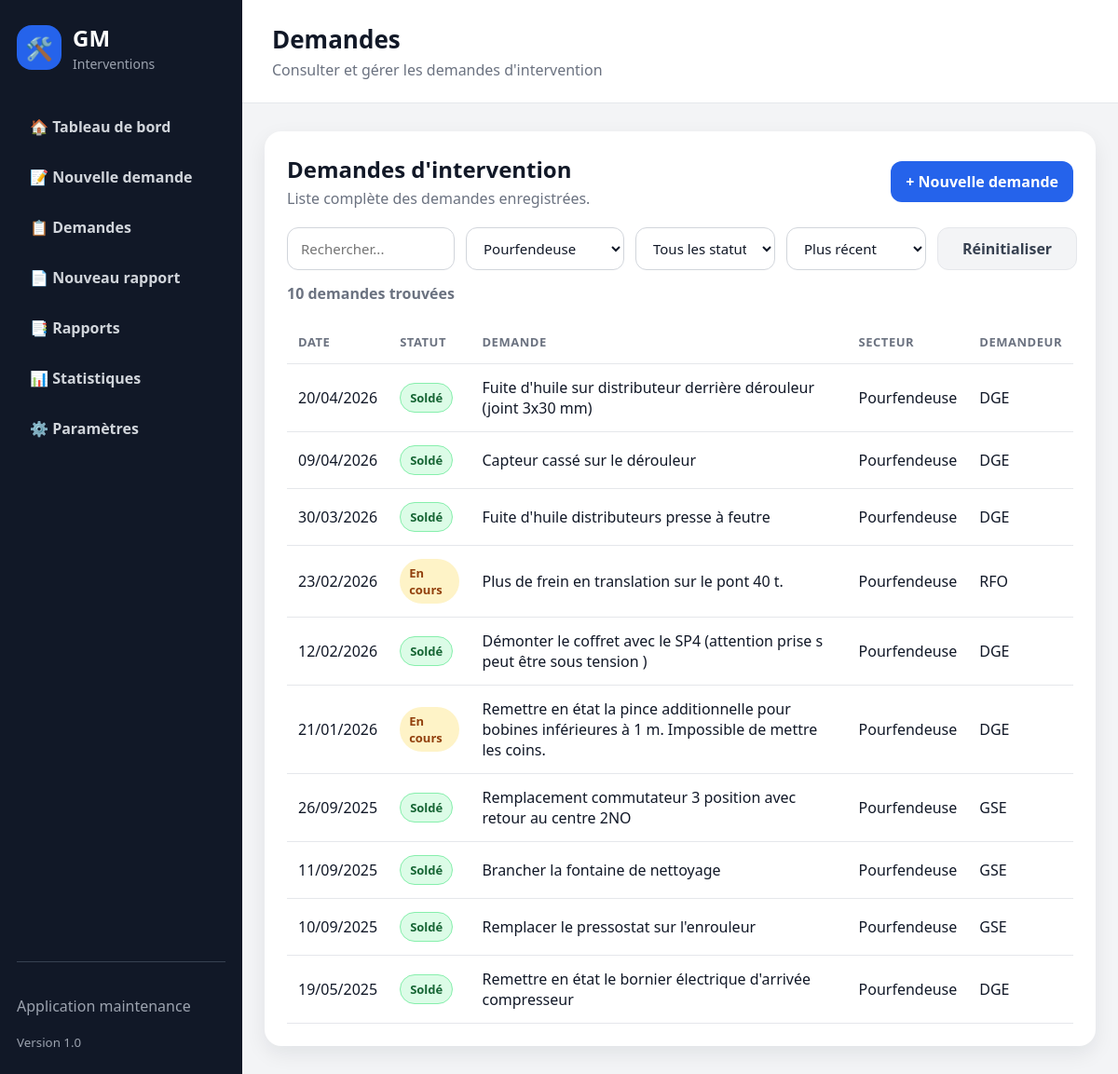
/demandes?secteur_id=2, run on an earlier commit of the app's database.
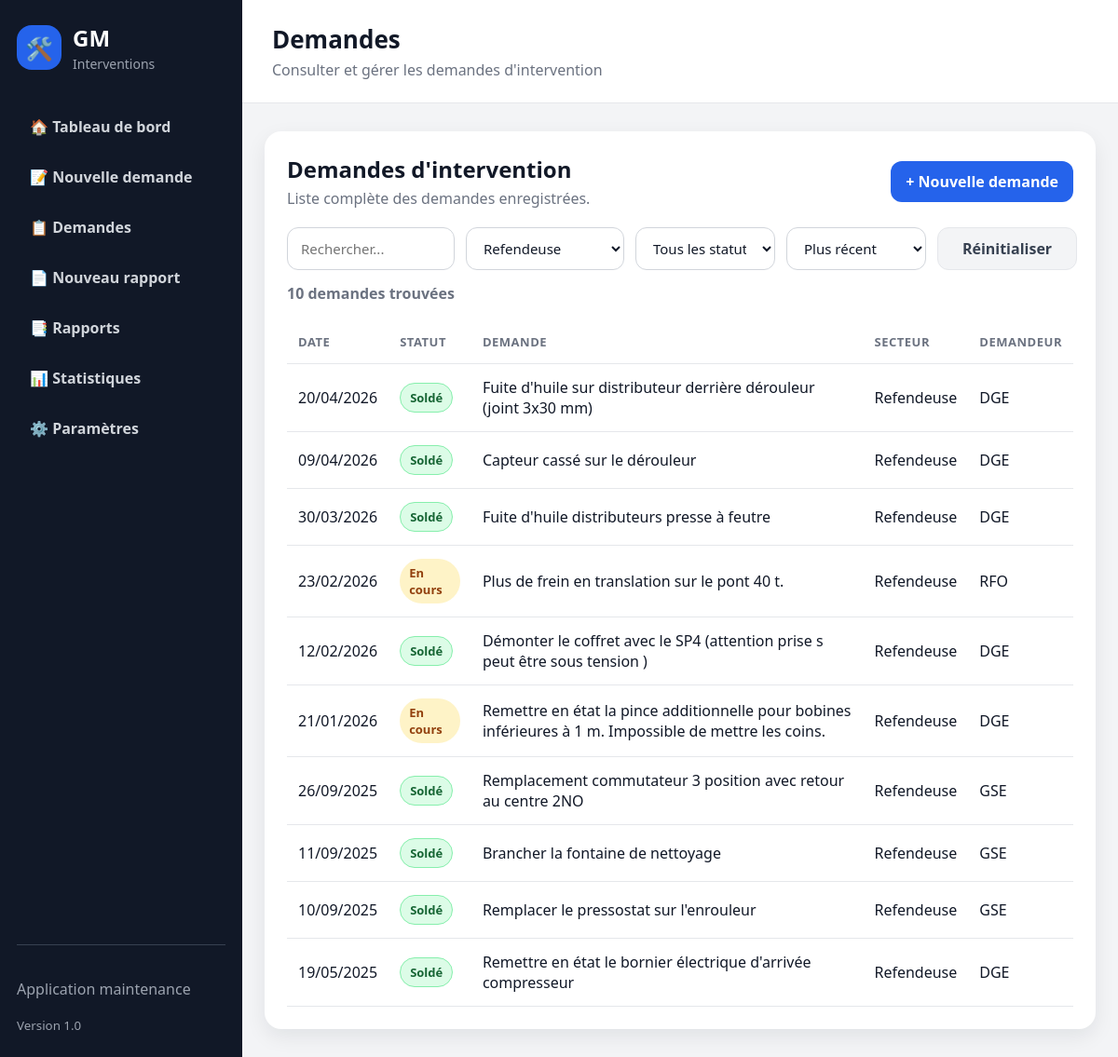
And on a later commit of the database.
### tables this page shows
CREATE TABLE demandes_intervention (
            id INTEGER PRIMARY KEY AUTOINCREMENT,
            secteur_id INTEGER,
            demandeur_id INTEGER,
            nature_travaux TEXT NOT NULL,
            description TEXT NOT NULL,
            statut TEXT NOT NULL DEFAULT 'En cours',
            date_creation TIMESTAMP DEFAULT CURRENT_TIMESTAMP,
            date_cloture TIMESTAMP, date_solde TIMESTAMP, solde_par TEXT, reference_piece TEXT, commentaire_solde TEXT,
            FOREIGN KEY (secteur_id) REFERENCES secteurs(id),
            FOREIGN KEY (demandeur_id) REFERENCES demandeurs(id)
        );

CREATE TABLE secteurs (
            id INTEGER PRIMARY KEY AUTOINCREMENT,
            nom TEXT NOT NULL UNIQUE
        , actif INTEGER
                NOT NULL DEFAULT 1);

CREATE TABLE demandeurs (
            id INTEGER PRIMARY KEY AUTOINCREMENT,
            nom TEXT NOT NULL,
            secteur_id INTEGER,
            telephone TEXT,
            email TEXT,
            FOREIGN KEY (secteur_id) REFERENCES secteurs(id)
        );

### routes/demandes.py (the view, shortened to what this page needs)
@demandes_bp.route("/demandes")
def liste_demandes():
    recherche = request.args.get("recherche", "").strip()
    secteur_id = request.args.get("secteur_id", "").strip()
    statut = request.args.get("statut", "").strip()
    tri = request.args.get("tri", "recent").strip()
    query = """
        SELECT
            demandes_intervention.*,
            demandeurs.nom AS demandeur_nom,
            secteurs.nom AS secteur_nom
        FROM demandes_intervention
        LEFT JOIN demandeurs
            ON demandes_intervention.demandeur_id = demandeurs.id
        LEFT JOIN secteurs
            ON demandes_intervention.secteur_id = secteurs.id
        WHERE 1 = 1
    """
    params = []
    if secteur_id:
        query += """
            AND demandes_intervention.secteur_id = ?
        """
        params.append(secteur_id)
    if statut:
        query += """
            AND demandes_intervention.statut = ?
        """
        params.append(statut)
    order_by_options = {
        "ancien": "demandes_intervention.date_creation ASC",
        "secteur": "secteurs.nom ASC",
        "statut": "demandes_intervention.statut ASC",
        "recent": "demandes_intervention.date_creation DESC",
    }
    order_by = order_by_options.get(
        tri,
        order_by_options["recent"]
    )
    query += f" ORDER BY {order_by}"
    with connexion_db() as conn:
        demandes = conn.execute(
            query,
            params
        ).fetchall()
        secteurs = get_all_secteurs(conn)
    return render_template(
        "demandes/liste.html",
        demandes=demandes,
        recherche=recherche,
        secteurs=secteurs,
        secteur_id=secteur_id,
        statut=statut,
        tri=tri
    )

### app.py (called while the page is built)
@app.template_filter("date_fr")
def date_fr(value):
    if not value:
        return ""
    if isinstance(value, datetime):
        return value.strftime("%d/%m/%Y")
    try:
        date_value = datetime.fromisoformat(str(value))
        return date_value.strftime("%d/%m/%Y")
    except (ValueError, TypeError):
        return str(value)

### database.py (called while the page is built)
def is_postgres():
    return bool(DATABASE_URL)

def get_db_connection():
    if is_postgres():
        return PostgresConnectionAdapter(DATABASE_URL)
    conn = sqlite3.connect(DB_PATH)
    conn.row_factory = sqlite3.Row
    conn.execute("PRAGMA foreign_keys = ON")
    return conn

### routes/demandes.py (called while the page is built)
def get_all_secteurs(conn):
    return conn.execute("""
        SELECT *
        FROM secteurs
        WHERE actif = TRUE
        ORDER BY nom
    """).fetchall()

### services/database_service.py (called while the page is built)
@contextmanager
def connexion_db():
    conn = get_db_connection()
    try:
        yield conn
    finally:
        conn.close()

### templates/demandes/liste.html (shortened to what this page needs)
{% extends "base.html" %}
{% block page_title %}
Demandes
{% endblock %}
{% block page_subtitle %}
Consulter et gérer les demandes d'intervention
{% endblock %}
{% block content %}
<section class="card">
    <div class="section-header">
        <div>
            <h2>Demandes d'intervention</h2>
            <p>Liste complète des demandes enregistrées.</p>
        </div>
        <a href="/demandes/nouvelle" class="btn">+ Nouvelle demande</a>
    </div>
<form
    method="GET"
    class="filters-bar"
    id="filtersForm"
    data-filters-form
    data-storage-key="gm-demandes-filters"
>
    <input
        type="text"
        name="recherche"
        placeholder="Rechercher..."
        value="{{ recherche }}"
    >
    <select name="secteur_id">
        {% for secteur in secteurs %}
            <option
                value="{{ secteur.id }}"
                {% if secteur_id == secteur.id|string %}
                    selected
                {% endif %}
            >
                {{ secteur.nom }}
            </option>
        {% endfor %}
    </select>
    <select name="statut" onchange="document.getElementById('filtersForm').submit()">
        <option value="">Tous les statuts</option>
    </select>
    <select name="tri" onchange="document.getElementById('filtersForm').submit()">
        <option value="recent" {% if tri == "recent" %}selected{% endif %}>Plus récent</option>
    </select>
    <a
        href="/demandes"
        class="btn-secondary"
        data-reset-filters
    >
        Réinitialiser
    </a>
</form>
<p class="result-count">
    {{ demandes|length }} demande{{ "s" if demandes|length > 1 else "" }} trouvée{{ "s" if demandes|length > 1 else "" }}
</p>
    {% if demandes %}
        <div class="table-container">
            <table class="modern-table">
                <thead>
                    <tr>
                        <th>Date</th>
                        <th>Statut</th>
                        <th>Demande</th>
                        <th>Secteur</th>
                        <th>Demandeur</th>
                    </tr>
                </thead>
                <tbody>
                    {% for demande in demandes %}
                    <tr class="clickable-row" onclick="window.location='/demandes/{{ demande.id }}'">
                        <td>{{ demande.date_creation|date_fr }}</td>
                        <td>
                            <span class="badge {% if demande.statut == 'Soldé' %}badge-success{% else %}badge-progress{% endif %}">
                                {{ demande.statut }}
                            </span>
                        </td>
                        <td>{{ demande.nature_travaux }}</td>
                        <td>{{ demande.secteur_nom or "Non renseigné" }}</td>
                        <td>{{ demande.demandeur_nom or "Non renseigné" }}</td>
                    </tr>
                    {% endfor %}
                    </tbody>
            </table>
        </div>
    {% else %}
        <div class="empty-state">
            <div class="icon">📭</div>
            <p>Aucune demande enregistrée.</p>
        </div>
    {% endif %}
</section>
{% endblock %}

### templates/base.html (shortened to what this page needs)
<!DOCTYPE html>
<html lang="fr">
<head>
    <link
    rel="stylesheet"
    href="{{ url_for('static', filename='css/style.css') }}?v=2"
>
</head>
<body>
    <div class="app-layout">
        <aside class="sidebar">
            <div class="logo">
                <div class="logo-icon">🛠️</div>
                <div>
                    <h1>GM</h1>
                    <p>Interventions</p>
                </div>
            </div>
                <nav class="menu">
                    <a href="/">🏠 Tableau de bord</a>
                    <a href="/demandes/nouvelle">📝 Nouvelle demande</a>
                    <a href="/demandes">📋 Demandes</a>
                    <a href="/rapports/nouveau">📄 Nouveau rapport</a>
                    <a href="/rapports">📑 Rapports</a>
                    <a href="#">📊 Statistiques</a>
                    <a href="/parametres">⚙️ Paramètres</a>
                </nav>
            <div class="sidebar-footer">
                <p>Application maintenance</p>
                <small>Version 1.0</small>
            </div>
        </aside>
        <div class="content-area">
            <header class="topbar">
                <div>
                    <h2>
                        {% block page_title %}{% endblock %}
                    </h2>
                    <p>
                        {% block page_subtitle %}{% endblock %}
                    </p>
                </div>
            </header>
            <main>
                {% block content %}
                {% endblock %}
            </main>
        </div>
    </div>
</body>
</html>

### static/css/style.css (style rules this page uses)
* { box-sizing: border-box; }
body { margin: 0; font-family: "Segoe UI", Arial, sans-serif; background: #f3f4f6; color: #111827; }
.app-layout { display: flex; min-height: 100vh; }
.sidebar { width: 260px; background: #111827; color: white; padding: 24px 18px; display: flex; flex-direction: column; position: fixed; inset: 0 auto 0 0; }
.logo { display: flex; align-items: center; gap: 12px; margin-bottom: 35px; }
.logo-icon { width: 48px; height: 48px; border-radius: 16px; background: #2563eb; display: flex; align-items: center; justify-content: center; font-size: 24px; }
.logo h1 { margin: 0; font-size: 24px; }
.logo p { margin: 2px 0 0; color: #9ca3af; font-size: 14px; }
.menu { display: flex; flex-direction: column; gap: 8px; }
.menu a { color: #d1d5db; text-decoration: none; padding: 12px 14px; border-radius: 12px; font-weight: 600; }
.sidebar-footer { margin-top: auto; padding-top: 20px; border-top: 1px solid #374151; color: #9ca3af; }
.content-area { margin-left: 260px; width: calc(100% - 260px); }
.topbar { background: white; padding: 24px 32px; border-bottom: 1px solid #e5e7eb; display: flex; justify-content: space-between; align-items: center; }
.topbar h2 { margin: 0; font-size: 26px; }
.topbar p { margin: 4px 0 0; color: #6b7280; }
main { max-width: 1100px; margin: 30px auto; padding: 0 24px; }
.stat-card, .card { background: white; border-radius: 18px; box-shadow: 0 8px 22px rgba(15, 23, 42, 0.08); }
.card { padding: 24px; margin-bottom: 20px; }
.card h2 { margin-top: 0; }
.btn { display: inline-block; background: #2563eb; color: white; padding: 11px 16px; border-radius: 12px; text-decoration: none; font-weight: 700; border: none; cursor: pointer; }
.section-header { display: flex; justify-content: space-between; align-items: center; gap: 16px; margin-bottom: 20px; }
.section-header h2 { margin: 0; }
.section-header p { margin: 4px 0 0; color: #6b7280; }
.table-container { overflow-x: auto; }
.modern-table { width: 100%; border-collapse: collapse; }
.modern-table th, .modern-table td { padding: 14px 12px; text-align: left; border-bottom: 1px solid #e5e7eb; }
.modern-table th { color: #6b7280; font-size: 13px; text-transform: uppercase; letter-spacing: 0.04em; }
.badge { display: inline-block; padding: 6px 10px; border-radius: 999px; font-size: 13px; font-weight: 700; }
.badge-progress { background: #fef3c7; color: #92400e; }
.badge-success { background: #dcfce7; color: #166534; border: 1px solid #86efac; }
.clickable-row { cursor: pointer; transition: 0.2s; }
.btn-secondary { display: inline-block; background: #f3f4f6; color: #374151; padding: 11px 16px; border-radius: 12px; text-decoration: none; font-weight: 700; border: 1px solid #e5e7eb; }
.filters-bar { display: flex; gap: 12px; margin-bottom: 12px; flex-wrap: wrap; }
.filters-bar input, .filters-bar select { padding: 12px 14px; border: 1px solid #d1d5db; border-radius: 12px; font-family: inherit; font-size: 15px; }
.result-count { margin: 0 0 18px; color: #6b7280; font-weight: 600; }
.badge-success { background: #dcfce7; color: #166534; }
form.filters-bar { display: grid !important; grid-template-columns: minmax(180px, 220px) minmax(170px, 190px) minmax(150px, 160px) minmax(150px, 160px) 150px; align-items: center; gap: 12px; width: 100%; margin: 0 0 14px; }
form.filters-bar input[type="text"], form.filters-bar input[type="search"], form.filters-bar select { width: 100% !important; height: 46px !important; min-height: 46px; margin: 0 !important; padding: 0 14px !important; border: 1px solid #d1d5db !important; border-radius: 12px !important; background-color: #ffffff !important; color: #111827 !important; font-family: inherit !important; font-size: 15px !important; line-height: normal; outline: none; }
form.filters-bar select { cursor: pointer; }
form.filters-bar .btn-secondary { display: inline-flex !important; align-items: center; justify-content: center; height: 46px; min-height: 46px; margin: 0; padding: 0 18px; white-space: nowrap; }

What changed in the data, as far as the page shows it:
changed through a linked row, demandes_intervention "Fuite d'huile sur distributeur derrière dérouleur (joint 3x30 mm)": nom "Pourfendeuse" → "Refendeuse"
changed through a linked row, demandes_intervention "Capteur cassé sur le dérouleur": nom "Pourfendeuse" → "Refendeuse"
changed through a linked row, demandes_intervention "Fuite d'huile distributeurs presse à feutre": nom "Pourfendeuse" → "Refendeuse"
changed through a linked row, demandes_intervention "Plus de frein en translation sur le pont 40 t.": nom "Pourfendeuse" → "Refendeuse"
changed through a linked row, demandes_intervention "Démonter le coffret avec le SP4 (attention prise s peut être sous tension )": nom "Pourfendeuse" → "Refendeuse"
changed through a linked row, demandes_intervention (number 6 of 10 on the later page): nom "Pourfendeuse" → "Refendeuse"
changed through a linked row, demandes_intervention "Remplacement commutateur 3 position avec retour au centre 2NO": nom "Pourfendeuse" → "Refendeuse"
changed through a linked row, demandes_intervention "Brancher la fontaine de nettoyage": nom "Pourfendeuse" → "Refendeuse"
changed through a linked row, demandes_intervention "Remplacer le pressostat sur l'enrouleur": nom "Pourfendeuse" → "Refendeuse"
changed through a linked row, demandes_intervention "Remettre en état le bornier électrique d'arrivée compresseur": nom "Pourfendeuse" → "Refendeuse"
Also different on the page:
form field secteur_id: "Pourfendeuse" → "Refendeuse"
